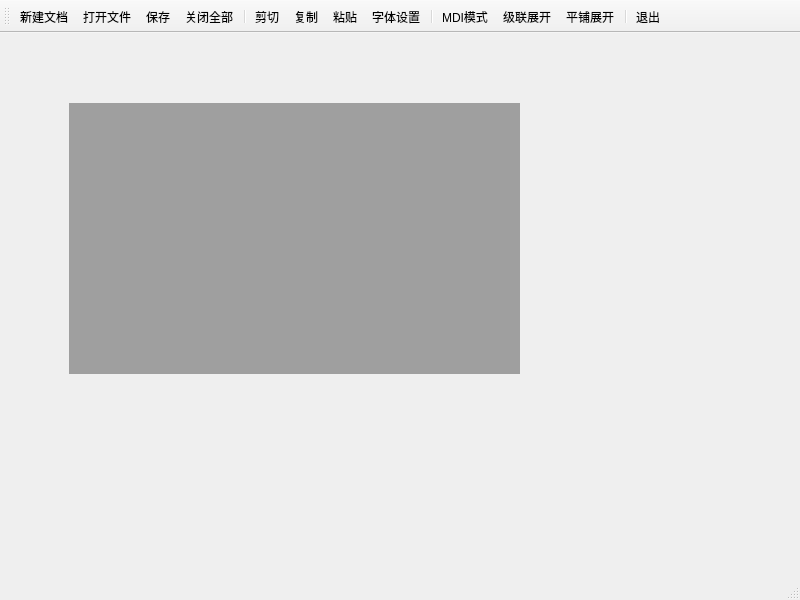
<?xml version="1.0" encoding="UTF-8"?>
<ui version="4.0">
 <class>QWMainWindow</class>
 <widget class="QMainWindow" name="QWMainWindow">
  <property name="geometry">
   <rect>
    <x>0</x>
    <y>0</y>
    <width>800</width>
    <height>600</height>
   </rect>
  </property>
  <property name="windowTitle">
   <string>MainWindow</string>
  </property>
  <widget class="QWidget" name="centralwidget">
   <widget class="QMdiArea" name="mdiArea">
    <property name="geometry">
     <rect>
      <x>69</x>
      <y>70</y>
      <width>451</width>
      <height>271</height>
     </rect>
    </property>
   </widget>
  </widget>
  <widget class="QStatusBar" name="statusbar"/>
  <widget class="QToolBar" name="mainToolBar">
   <property name="windowTitle">
    <string>toolBar</string>
   </property>
   <attribute name="toolBarArea">
    <enum>TopToolBarArea</enum>
   </attribute>
   <attribute name="toolBarBreak">
    <bool>false</bool>
   </attribute>
   <addaction name="actDoc_new"/>
   <addaction name="actDoc_Open"/>
   <addaction name="actSave"/>
   <addaction name="actCloseAll"/>
   <addaction name="separator"/>
   <addaction name="actCut"/>
   <addaction name="actCopy"/>
   <addaction name="actPaste"/>
   <addaction name="actSetFont"/>
   <addaction name="separator"/>
   <addaction name="actMDI"/>
   <addaction name="actCascade"/>
   <addaction name="actTile"/>
   <addaction name="separator"/>
   <addaction name="actExit"/>
  </widget>
  <action name="actDoc_new">
   <property name="icon">
    <iconset resource="res.qrc">
     <normaloff>:/images/images/100.bmp</normaloff>:/images/images/100.bmp</iconset>
   </property>
   <property name="text">
    <string>新建文档</string>
   </property>
   <property name="toolTip">
    <string>新建文档</string>
   </property>
   <property name="shortcut">
    <string>Ctrl+N</string>
   </property>
  </action>
  <action name="actDoc_Open">
   <property name="icon">
    <iconset resource="res.qrc">
     <normaloff>:/images/images/122.bmp</normaloff>:/images/images/122.bmp</iconset>
   </property>
   <property name="text">
    <string>打开文件</string>
   </property>
   <property name="toolTip">
    <string>打开文件</string>
   </property>
  </action>
  <action name="actCut">
   <property name="icon">
    <iconset resource="res.qrc">
     <normaloff>:/images/images/200.bmp</normaloff>:/images/images/200.bmp</iconset>
   </property>
   <property name="text">
    <string>剪切</string>
   </property>
   <property name="toolTip">
    <string>剪切</string>
   </property>
   <property name="shortcut">
    <string>Ctrl+X</string>
   </property>
  </action>
  <action name="actCopy">
   <property name="icon">
    <iconset resource="res.qrc">
     <normaloff>:/images/images/202.bmp</normaloff>:/images/images/202.bmp</iconset>
   </property>
   <property name="text">
    <string>复制</string>
   </property>
   <property name="toolTip">
    <string>复制</string>
   </property>
   <property name="shortcut">
    <string>Ctrl+C</string>
   </property>
  </action>
  <action name="actPaste">
   <property name="icon">
    <iconset resource="res.qrc">
     <normaloff>:/images/images/204.bmp</normaloff>:/images/images/204.bmp</iconset>
   </property>
   <property name="text">
    <string>粘贴</string>
   </property>
   <property name="toolTip">
    <string>粘贴</string>
   </property>
   <property name="shortcut">
    <string>Ctrl+V</string>
   </property>
  </action>
  <action name="actCloseAll">
   <property name="icon">
    <iconset resource="res.qrc">
     <normaloff>:/images/images/128.bmp</normaloff>:/images/images/128.bmp</iconset>
   </property>
   <property name="text">
    <string>关闭全部</string>
   </property>
   <property name="toolTip">
    <string>关闭全部</string>
   </property>
  </action>
  <action name="actSetFont">
   <property name="icon">
    <iconset resource="res.qrc">
     <normaloff>:/images/images/506.bmp</normaloff>:/images/images/506.bmp</iconset>
   </property>
   <property name="text">
    <string>字体设置</string>
   </property>
   <property name="toolTip">
    <string>字体设置</string>
   </property>
  </action>
  <action name="actMDI">
   <property name="checkable">
    <bool>true</bool>
   </property>
   <property name="icon">
    <iconset resource="res.qrc">
     <normaloff>:/images/images/230.bmp</normaloff>:/images/images/230.bmp</iconset>
   </property>
   <property name="text">
    <string>MDI模式</string>
   </property>
   <property name="toolTip">
    <string>MDI模式</string>
   </property>
  </action>
  <action name="actCascade">
   <property name="icon">
    <iconset resource="res.qrc">
     <normaloff>:/images/images/400.bmp</normaloff>:/images/images/400.bmp</iconset>
   </property>
   <property name="text">
    <string>级联展开</string>
   </property>
   <property name="toolTip">
    <string>级联展开</string>
   </property>
  </action>
  <action name="actTile">
   <property name="icon">
    <iconset resource="res.qrc">
     <normaloff>:/images/images/406.bmp</normaloff>:/images/images/406.bmp</iconset>
   </property>
   <property name="text">
    <string>平铺展开</string>
   </property>
   <property name="toolTip">
    <string>平铺展开</string>
   </property>
  </action>
  <action name="actExit">
   <property name="icon">
    <iconset resource="res.qrc">
     <normaloff>:/images/images/132.bmp</normaloff>:/images/images/132.bmp</iconset>
   </property>
   <property name="text">
    <string>退出</string>
   </property>
   <property name="toolTip">
    <string>退出</string>
   </property>
  </action>
  <action name="actSave">
   <property name="icon">
    <iconset resource="res.qrc">
     <normaloff>:/images/images/104.bmp</normaloff>:/images/images/104.bmp</iconset>
   </property>
   <property name="text">
    <string>保存</string>
   </property>
   <property name="toolTip">
    <string>保存</string>
   </property>
  </action>
 </widget>
 <resources>
  <include location="res.qrc"/>
 </resources>
 <connections>
  <connection>
   <sender>actExit</sender>
   <signal>triggered()</signal>
   <receiver>QWMainWindow</receiver>
   <slot>close()</slot>
   <hints>
    <hint type="sourcelabel">
     <x>-1</x>
     <y>-1</y>
    </hint>
    <hint type="destinationlabel">
     <x>399</x>
     <y>299</y>
    </hint>
   </hints>
  </connection>
 </connections>
</ui>
